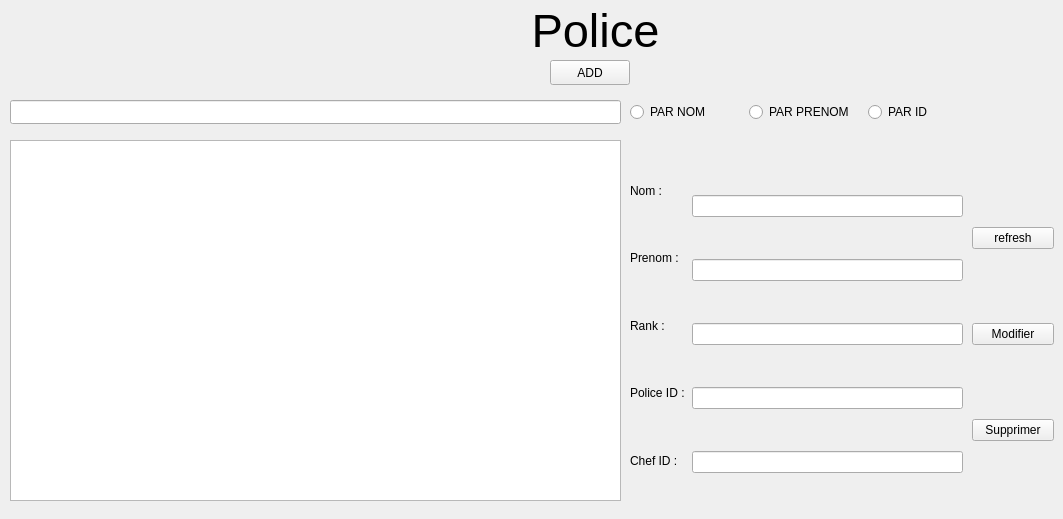
      <widget class="QWidget" name="tab_21">
       <attribute name="title">
        <string>Afficher</string>
       </attribute>
       <widget class="QLabel" name="label_25">
        <property name="geometry">
         <rect>
          <x>490</x>
          <y>-20</y>
          <width>211</width>
          <height>101</height>
         </rect>
        </property>
        <property name="font">
         <font>
          <pointsize>35</pointsize>
         </font>
        </property>
        <property name="lineWidth">
         <number>5</number>
        </property>
        <property name="text">
         <string>Police</string>
        </property>
        <property name="textFormat">
         <enum>Qt::PlainText</enum>
        </property>
        <property name="alignment">
         <set>Qt::AlignCenter</set>
        </property>
       </widget>
       <widget class="QPushButton" name="pb_policetaketoadd">
        <property name="geometry">
         <rect>
          <x>550</x>
          <y>60</y>
          <width>80</width>
          <height>25</height>
         </rect>
        </property>
        <property name="text">
         <string>ADD</string>
        </property>
       </widget>
       <widget class="QTableView" name="tableViewpolice">
        <property name="geometry">
         <rect>
          <x>10</x>
          <y>140</y>
          <width>611</width>
          <height>361</height>
         </rect>
        </property>
       </widget>
       <widget class="QWidget" name="layoutWidget_2">
        <property name="geometry">
         <rect>
          <x>630</x>
          <y>160</y>
          <width>61</width>
          <height>331</height>
         </rect>
        </property>
        <layout class="QVBoxLayout" name="verticalLayout_5">
         <item>
          <widget class="QLabel" name="label_26">
           <property name="text">
            <string>Nom :</string>
           </property>
          </widget>
         </item>
         <item>
          <widget class="QLabel" name="label_27">
           <property name="text">
            <string>Prenom :</string>
           </property>
          </widget>
         </item>
         <item>
          <widget class="QLabel" name="label_28">
           <property name="text">
            <string>Rank :</string>
           </property>
          </widget>
         </item>
         <item>
          <widget class="QLabel" name="label_29">
           <property name="text">
            <string>Police ID :</string>
           </property>
          </widget>
         </item>
         <item>
          <widget class="QLabel" name="label_30">
           <property name="text">
            <string>Chef ID :</string>
           </property>
          </widget>
         </item>
        </layout>
       </widget>
       <widget class="QWidget" name="layoutWidget_3">
        <property name="geometry">
         <rect>
          <x>692</x>
          <y>159</y>
          <width>271</width>
          <height>351</height>
         </rect>
        </property>
        <layout class="QVBoxLayout" name="verticalLayout_4">
         <item>
          <widget class="QLineEdit" name="le_nompoliceafficher">
           <property name="text">
            <string/>
           </property>
          </widget>
         </item>
         <item>
          <widget class="QLineEdit" name="le_prenompoliceafficher">
           <property name="text">
            <string/>
           </property>
          </widget>
         </item>
         <item>
          <widget class="QLineEdit" name="le_gradeafficher">
           <property name="text">
            <string/>
           </property>
          </widget>
         </item>
         <item>
          <widget class="QLineEdit" name="le_policeidafficher">
           <property name="text">
            <string/>
           </property>
          </widget>
         </item>
         <item>
          <widget class="QLineEdit" name="le_chefidafficher">
           <property name="text">
            <string/>
           </property>
          </widget>
         </item>
        </layout>
       </widget>
       <widget class="QLineEdit" name="le_searchplice">
        <property name="geometry">
         <rect>
          <x>10</x>
          <y>100</y>
          <width>611</width>
          <height>24</height>
         </rect>
        </property>
       </widget>
       <widget class="QWidget" name="layoutWidget_4">
        <property name="geometry">
         <rect>
          <x>630</x>
          <y>100</y>
          <width>351</width>
          <height>24</height>
         </rect>
        </property>
        <layout class="QHBoxLayout" name="horizontalLayout">
         <item>
          <widget class="QRadioButton" name="rb_searchpoliceparnom">
           <property name="text">
            <string>PAR NOM</string>
           </property>
          </widget>
         </item>
         <item>
          <widget class="QRadioButton" name="rb_searchpoliceparprenom">
           <property name="text">
            <string>PAR PRENOM</string>
           </property>
          </widget>
         </item>
         <item>
          <widget class="QRadioButton" name="rb_searchpoliceparid">
           <property name="text">
            <string>PAR ID</string>
           </property>
          </widget>
         </item>
        </layout>
       </widget>
       <widget class="QWidget" name="">
        <property name="geometry">
         <rect>
          <x>972</x>
          <y>159</y>
          <width>82</width>
          <height>351</height>
         </rect>
        </property>
        <layout class="QVBoxLayout" name="verticalLayout_13">
         <item>
          <widget class="QPushButton" name="pb_refreshpolicetable">
           <property name="text">
            <string>refresh</string>
           </property>
          </widget>
         </item>
         <item>
          <widget class="QPushButton" name="pb_policetaketomodifier">
           <property name="text">
            <string>Modifier</string>
           </property>
          </widget>
         </item>
         <item>
          <widget class="QPushButton" name="pb_policesupprimer">
           <property name="text">
            <string>Supprimer</string>
           </property>
          </widget>
         </item>
        </layout>
       </widget>
      </widget>
